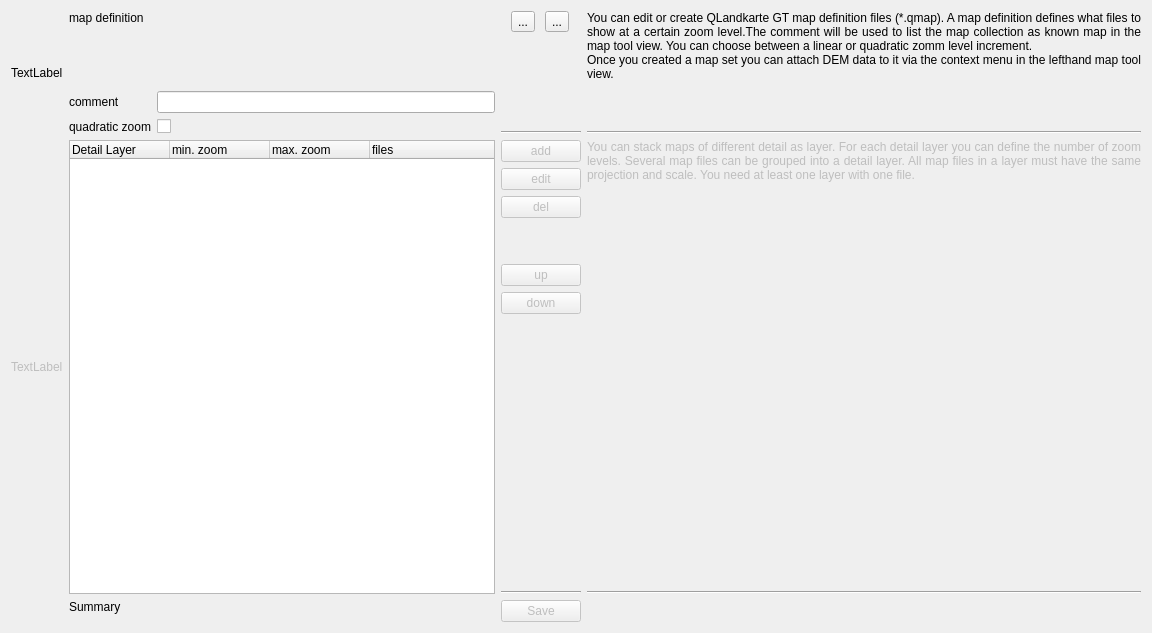
<ui version="4.0" >
 <class>ICreateMapQMAP</class>
 <widget class="QWidget" name="ICreateMapQMAP" >
  <property name="geometry" >
   <rect>
    <x>0</x>
    <y>0</y>
    <width>1152</width>
    <height>633</height>
   </rect>
  </property>
  <property name="windowTitle" >
   <string>Form</string>
  </property>
  <layout class="QGridLayout" >
   <item row="0" column="0" >
    <widget class="QLabel" name="labelStep1" >
     <property name="text" >
      <string>TextLabel</string>
     </property>
     <property name="alignment" >
      <set>Qt::AlignLeading|Qt::AlignLeft|Qt::AlignVCenter</set>
     </property>
    </widget>
   </item>
   <item row="0" column="1" >
    <layout class="QGridLayout" >
     <item row="0" column="0" >
      <widget class="QLabel" name="label_2" >
       <property name="sizePolicy" >
        <sizepolicy vsizetype="Preferred" hsizetype="Maximum" >
         <horstretch>0</horstretch>
         <verstretch>0</verstretch>
        </sizepolicy>
       </property>
       <property name="text" >
        <string>map definition</string>
       </property>
      </widget>
     </item>
     <item row="0" column="1" >
      <widget class="QLabel" name="labelCurrentMap" >
       <property name="text" >
        <string/>
       </property>
      </widget>
     </item>
     <item row="2" column="0" >
      <widget class="QLabel" name="label" >
       <property name="text" >
        <string>comment</string>
       </property>
      </widget>
     </item>
     <item row="2" column="1" >
      <widget class="QLineEdit" name="lineComment" />
     </item>
     <item row="1" column="1" >
      <spacer>
       <property name="orientation" >
        <enum>Qt::Vertical</enum>
       </property>
       <property name="sizeHint" stdset="0" >
        <size>
         <width>20</width>
         <height>40</height>
        </size>
       </property>
      </spacer>
     </item>
     <item row="3" column="0" >
      <widget class="QLabel" name="label_3" >
       <property name="text" >
        <string>quadratic zoom</string>
       </property>
      </widget>
     </item>
     <item row="3" column="1" >
      <widget class="QCheckBox" name="checkQuadraticZoom" >
       <property name="text" >
        <string/>
       </property>
      </widget>
     </item>
    </layout>
   </item>
   <item row="0" column="2" >
    <layout class="QVBoxLayout" >
     <item>
      <layout class="QGridLayout" >
       <property name="spacing" >
        <number>0</number>
       </property>
       <item row="0" column="0" >
        <widget class="QToolButton" name="toolOpen" >
         <property name="toolTip" >
          <string>Open existing *.qmap definition</string>
         </property>
         <property name="text" >
          <string>...</string>
         </property>
        </widget>
       </item>
       <item row="0" column="1" >
        <widget class="QToolButton" name="toolNew" >
         <property name="toolTip" >
          <string>Create new *.qmap definition.</string>
         </property>
         <property name="text" >
          <string>...</string>
         </property>
        </widget>
       </item>
      </layout>
     </item>
     <item>
      <spacer>
       <property name="orientation" >
        <enum>Qt::Vertical</enum>
       </property>
       <property name="sizeHint" stdset="0" >
        <size>
         <width>75</width>
         <height>16</height>
        </size>
       </property>
      </spacer>
     </item>
     <item>
      <widget class="Line" name="line_3" >
       <property name="orientation" >
        <enum>Qt::Horizontal</enum>
       </property>
      </widget>
     </item>
    </layout>
   </item>
   <item row="0" column="3" >
    <layout class="QVBoxLayout" >
     <item>
      <widget class="QLabel" name="labelDoc1" >
       <property name="text" >
        <string>You can edit or create QLandkarte GT map definition files (*.qmap). A map definition defines what files to show at a certain zoom level.The comment will be used to list the map collection as known map in the map tool view. You can choose between a linear or quadratic zomm level increment.
Once you created a map set you can attach DEM data to it via the context menu in the lefthand map tool view.</string>
       </property>
       <property name="alignment" >
        <set>Qt::AlignJustify|Qt::AlignTop</set>
       </property>
       <property name="wordWrap" >
        <bool>true</bool>
       </property>
      </widget>
     </item>
     <item>
      <widget class="Line" name="line" >
       <property name="orientation" >
        <enum>Qt::Horizontal</enum>
       </property>
      </widget>
     </item>
    </layout>
   </item>
   <item row="1" column="0" >
    <widget class="QLabel" name="labelStep2" >
     <property name="enabled" >
      <bool>false</bool>
     </property>
     <property name="text" >
      <string>TextLabel</string>
     </property>
     <property name="alignment" >
      <set>Qt::AlignLeading|Qt::AlignLeft|Qt::AlignVCenter</set>
     </property>
    </widget>
   </item>
   <item row="1" column="1" >
    <widget class="QTreeWidget" name="treeLevels" >
     <property name="toolTip" >
      <string>&lt;html>&lt;head>&lt;meta name="qrichtext" content="1" />&lt;style type="text/css">
p, li { white-space: pre-wrap; }
&lt;/style>&lt;/head>&lt;body style=" font-family:'DejaVu Sans'; font-size:8pt; font-weight:400; font-style:normal;">
&lt;p style="-qt-paragraph-type:empty; margin-top:0px; margin-bottom:0px; margin-left:0px; margin-right:0px; -qt-block-indent:0; text-indent:0px;">&lt;/p>&lt;/body>&lt;/html></string>
     </property>
     <column>
      <property name="text" >
       <string>Detail Layer</string>
      </property>
     </column>
     <column>
      <property name="text" >
       <string>min. zoom</string>
      </property>
     </column>
     <column>
      <property name="text" >
       <string>max. zoom</string>
      </property>
     </column>
     <column>
      <property name="text" >
       <string>files</string>
      </property>
     </column>
    </widget>
   </item>
   <item row="1" column="2" >
    <layout class="QVBoxLayout" >
     <item>
      <widget class="QPushButton" name="pushAdd" >
       <property name="enabled" >
        <bool>false</bool>
       </property>
       <property name="text" >
        <string>add</string>
       </property>
      </widget>
     </item>
     <item>
      <widget class="QPushButton" name="pushEdit" >
       <property name="enabled" >
        <bool>false</bool>
       </property>
       <property name="text" >
        <string>edit</string>
       </property>
      </widget>
     </item>
     <item>
      <widget class="QPushButton" name="pushDel" >
       <property name="enabled" >
        <bool>false</bool>
       </property>
       <property name="text" >
        <string>del</string>
       </property>
      </widget>
     </item>
     <item>
      <spacer>
       <property name="orientation" >
        <enum>Qt::Vertical</enum>
       </property>
       <property name="sizeHint" stdset="0" >
        <size>
         <width>20</width>
         <height>40</height>
        </size>
       </property>
      </spacer>
     </item>
     <item>
      <widget class="QPushButton" name="pushUp" >
       <property name="enabled" >
        <bool>false</bool>
       </property>
       <property name="text" >
        <string>up</string>
       </property>
      </widget>
     </item>
     <item>
      <widget class="QPushButton" name="pushDown" >
       <property name="enabled" >
        <bool>false</bool>
       </property>
       <property name="sizePolicy" >
        <sizepolicy vsizetype="Fixed" hsizetype="Maximum" >
         <horstretch>0</horstretch>
         <verstretch>0</verstretch>
        </sizepolicy>
       </property>
       <property name="text" >
        <string>down</string>
       </property>
      </widget>
     </item>
     <item>
      <spacer>
       <property name="orientation" >
        <enum>Qt::Vertical</enum>
       </property>
       <property name="sizeHint" stdset="0" >
        <size>
         <width>75</width>
         <height>271</height>
        </size>
       </property>
      </spacer>
     </item>
     <item>
      <widget class="Line" name="line_4" >
       <property name="orientation" >
        <enum>Qt::Horizontal</enum>
       </property>
      </widget>
     </item>
    </layout>
   </item>
   <item row="1" column="3" >
    <layout class="QVBoxLayout" >
     <item>
      <widget class="QLabel" name="labelDoc2" >
       <property name="enabled" >
        <bool>false</bool>
       </property>
       <property name="text" >
        <string>You can stack maps of different detail as layer. For each detail layer you can define the number of zoom levels. Several map files can be grouped into a detail layer. All map files in a layer must have the same projection and scale. You need at least one layer with one file.</string>
       </property>
       <property name="alignment" >
        <set>Qt::AlignJustify|Qt::AlignTop</set>
       </property>
       <property name="wordWrap" >
        <bool>true</bool>
       </property>
      </widget>
     </item>
     <item>
      <widget class="Line" name="line_2" >
       <property name="orientation" >
        <enum>Qt::Horizontal</enum>
       </property>
      </widget>
     </item>
    </layout>
   </item>
   <item row="2" column="1" >
    <layout class="QHBoxLayout" >
     <item>
      <widget class="QLabel" name="label_5" >
       <property name="sizePolicy" >
        <sizepolicy vsizetype="Preferred" hsizetype="Maximum" >
         <horstretch>0</horstretch>
         <verstretch>0</verstretch>
        </sizepolicy>
       </property>
       <property name="text" >
        <string>Summary</string>
       </property>
       <property name="alignment" >
        <set>Qt::AlignLeading|Qt::AlignLeft|Qt::AlignTop</set>
       </property>
      </widget>
     </item>
     <item>
      <widget class="QLabel" name="labelSummary" >
       <property name="text" >
        <string/>
       </property>
       <property name="alignment" >
        <set>Qt::AlignLeading|Qt::AlignLeft|Qt::AlignTop</set>
       </property>
       <property name="wordWrap" >
        <bool>true</bool>
       </property>
      </widget>
     </item>
    </layout>
   </item>
   <item row="2" column="2" >
    <widget class="QPushButton" name="pushSave" >
     <property name="enabled" >
      <bool>false</bool>
     </property>
     <property name="text" >
      <string>Save</string>
     </property>
    </widget>
   </item>
   <item row="2" column="3" >
    <spacer>
     <property name="orientation" >
      <enum>Qt::Horizontal</enum>
     </property>
     <property name="sizeHint" stdset="0" >
      <size>
       <width>40</width>
       <height>20</height>
      </size>
     </property>
    </spacer>
   </item>
  </layout>
 </widget>
 <resources/>
 <connections/>
</ui>
